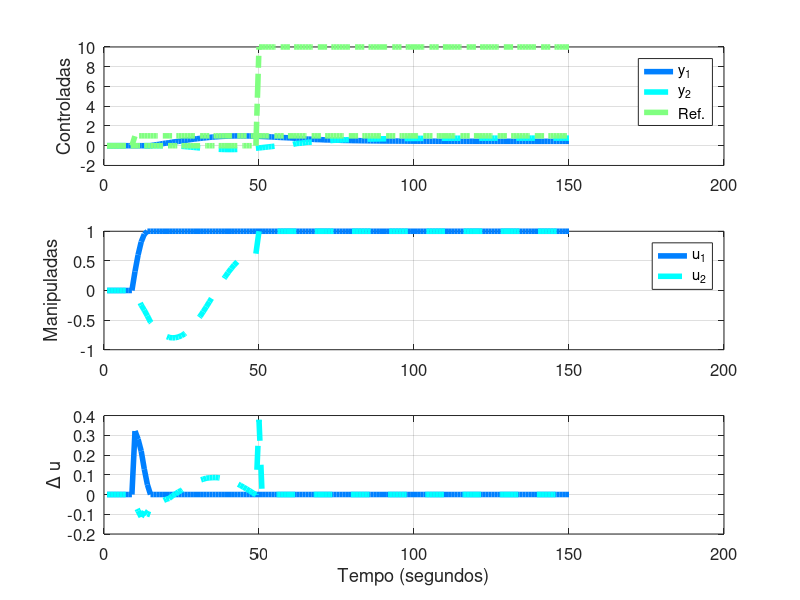

Recreate this plot in MATLAB. (Note: this script raises an error after producing the figure.)


clear all, 
close all, 
clc

%% Sistema MIMO - Conversor Trifásico GPC

% Parâmetros do hardware
Vd = 60;        % Tensão DC-link [V]
Vdc = Vd;       % Tensão DC-link
R = 22.5;       % Resistência [Ω]
L = 0.10;       % Indutância [H]
fs = 20e3;        % 20 kHz 
f_control_gpc = 1e3;        % 1 kHz

Ts_pwm = 1/fs;
Ts_control = 1/f_control_gpc;
Ts = Ts_control;    % Período de amostragem [s]


T = 0.5;            % Tempo total de simulação
t_control = 0:Ts_control:T;
t_pwm = 0:Ts_pwm:T;

%  CÁLCULO DO TEMPO TOTAL - 2 CICLOS COMPLETOS \n\n');

f = 60;              % Frequência fundamental (Hz)
% Parâmetros do sistema (do item 1)
f_pwm = fs;      % 10 kHz - Frequência PWM
f_control = f_control_gpc;   % 1 kHz - Frequência do controle GPC

Ts_pwm = 1/f_pwm;   % Período PWM = 0.1 ms
Ts_control = 1/f_control; % Período controle = 1 ms
ratio = f_pwm / f_control; % Razão = 10

fprintf('PARÂMETROS:\n');
fprintf('Frequência PWM: %.1f kHz → Ts_pwm = %.3f ms\n', f_pwm/1000, Ts_pwm*1000);
fprintf('Frequência Controle: %.1f Hz → Ts_control = %.1f ms\n', f_control, Ts_control*1000);

% Modelo
%% Modelo Contínuo do Conversor - Eixos dq
I_2 = eye(2);

% Matriz de Transformação de Clark (αβ → dq)
K = 2/3 * [1 -1/2 -1/2; 
           0 sqrt(3)/2 -sqrt(3)/2];

% Matrizes de espaço de estados
F = -R/L * I_2;  % Matriz de estados
G = (Vd/(2*L)) * K; % Matriz de entrada

fprintf('  MATRIZES DO SISTEMA CONTÍNUO  \n');
disp('Matriz F (dinâmica dos estados):');
disp(F);
disp('Matriz G (entradas):');
disp(G);

% Matrizes discretas
A = expm(F*Ts); % Matriz de estados discreta
B = -F^(-1) * (I_2 - A) * G; % Matriz de entrada discreta

fprintf('\nMatriz A discreta (exp(F*Ts)):');
disp(A);
fprintf('Matriz B discreta:');
disp(B);

s = tf('s');

% Para obter G(1,1): Id/Vd (com Iq = 0)
% Sistema : x1 = G(1,1)*y1 + G(1,2)*y2

% Matriz de transferência contínua
G_s = ss(F, G, I_2, 0); % C = I_2, D = 0
G_tf = tf(G_s);

fprintf('\n  FUNÇÕES DE TRANSFERÊNCIA MIMO  \n');
disp('Matriz de Transferência G(s):');
G_tf

% Modelo perturbação da planta
s = tf('s');
Gq_s = ss(F, [0.001*G(:,1), 0.015*G(:,2)], I_2, 0);
Gq_tf = tf(Gq_s);

% FUNÇÕES DE TRANSFERÊNCIA DAS PERTURBAÇÕES 
disp('Matriz de Transferência Gq(s):');
Gq_tf 
% 
%% Discretização
% %%% discretização do processo
Gz_aux = c2d(G_tf,Ts,'zoh');
Gzq = c2d(Gq_tf,Ts,'zoh'); % perts de entrada

%%% adicionando os atrasos discretos manualmente
z  = tf('z',Ts);

% delays = [z^-1, z^-3, z^-3; 
% z^-7, z^-3, z^-3];
% Gz =  Gz_aux.*delays
Gz=Gz_aux;
Gz = [Gz(1,1), Gz(1,2); Gz(2,1), Gz(2,2);]
delays = [z^-1, z^-3;
          z^-1, z^-3;];
Gz =  Gz.*delays;


% delays_q = [z^-1, z^-3;
%            z^-7, z^-3;];
% Gqz = Gzq.*delays_q;
Gqz =  [Gzq(1,1); Gzq(2,1)];
Gqz = Gqz.*[z^-8;
            z^-4];
sys = minreal(ss([Gz,Gqz]))


% MIMO GPC
m = 2; % número de entradas da planta - manipuladas
n = 2; % número de saidas da planta - controladas
mq = 1; % número de perturbações da planta

A = sys.A;
B = sys.B(:,1:m);
Bq = sys.B(:,m+1:end);
C = sys.C;
Cq = sys.D(:,m+1:end);


%% Sintonia do SSMPC

N1 = [2,3]; %% horizonte de predição inicial - incluir atraso - dimensão 1 x n
N2 = [40,30]; %% horizonte predição 
Ny = N2-N1+1;
Nu = [5,5]; %% horizonte de controle - dimensão 1 x m 
Nq = 0; %% horizonte de perturbação - dimensão 1 x mq

lambda = [1,1]./Nu; % ponderação do incremento de controle
delta = [1,1]./Ny;  % ponderação dos erros futuros

af = 0; % polo do filtro de referência

Umax = [1,1];
Umin = [-1,-1];
dumax = [.9,.9];
dumin = -dumax;

%% obtenção das matrizes do SSMPC

%%% montando matrizes desconsiderando as diferenças de horizontes, assim,
%%% utiliza-se o valor máximo de N2 e Nu.
temp1 = 0;

F = [];
Ii = [];
for i=1:max(N2)
    temp1 = temp1+A^i;
    
    Ftemp = [C*temp1 -C*temp1];
    F = [F;Ftemp];
    Ii = [Ii; eye(n)];
end


Fq = [C*Bq+Cq, -C*Bq];
temp1 = eye(size(A));
for i=1:max(N2)-1
    temp1 = temp1+A^i;
    
    Fqtemp = [C*temp1*Bq+Cq, -C*temp1*Bq];
    Fq = [Fq;Fqtemp];
    
end



%%% G    
G0 = [];
temp1 = eye(size(A));
for i=1:max(N2)
    
    G0 = [G0;C*temp1*B];
    
    temp1 = temp1 + A^i;
end

G = G0;
for i= 1:max(Nu)-1
    temp = [zeros(i*n,m);G0(1:end-i*n,:)];
    G = [G,temp];
end


%%% Gq
G0q = [Cq];
temp1 = eye(size(A));
for i=1:max(N2)-1
    
    G0q = [G0q;C*temp1*Bq+Cq];
    
    temp1 = temp1 + A^i;
end

Gq = [];
for i=0:Nq-1
    temp = [zeros(i*n,mq);G0q(1:end-i*n,:)];
    Gq = [Gq,temp];
end


%%% matrizes de ponderações
Qei = diag(delta);

Qe = [];
for i=1:max(N2)
    Qe = blkdiag(Qe,Qei);
end

Qui = diag(lambda);

Qu = [];
for i=1:max(Nu)
    Qu = blkdiag(Qu,Qui);
end


%%% Selecionando as parcelas das matrizes de interesse de acordo com os
%%% horizontes estabelecidos na sintonia.

indc = [];
for i=1:m
%     indc = [indc, (1:Nu(i))*m-1+(i-1)];
    indc = [indc, i:m:(Nu(i)-1)*m+i];
end

indc = sort(indc);

indcq = [];
for i=1:mq
    indcq = [indcq, i:mq:(Nq(i)-1)*mq+i];
%     indcq = [indcq, (1:Nq(i))*mq-1+(i-1)];
end

indcq = sort(indcq);


indl = [];
for i=1:n
%     indl = [indl, (N1(i):N2(i))*n-1+(i-1)];
    indl = [indl, (N1(i)-1)*n+i:n:(N2(i)-1)*n+i];
end

indl = sort(indl);


F = F(indl,:);
Ii = Ii(indl,:);
Fq = Fq(indl,:);
G = G(indl,indc);

if(max(Nq)>0)
    Gq = Gq(indl,indcq);
end

Qu = Qu(indc,indc);
Qe = Qe(indl,indl);

Kmpc = (G'*Qe*G+Qu)\(G'*Qe);
Kmpc1 = Kmpc(1:m,:);

Hqp = 2*(G'*Qe*G+Qu);
fqp1 = -2*G'*Qe;

%%% matrizes de restrições
LB = repmat(dumin',max(Nu),1);
LB = LB(indc,:);
UB = repmat(dumax',max(Nu),1);
UB = UB(indc,:);

I = eye(m);
T = [];
for i=1:max(Nu)
    T = [T;
          repmat(I,1,i),zeros(m,max(Nu)*m-i*m)];
end

T = T(indc,indc);

Rbar = [T;
        -T];


%% vetores de simulação
nin = 10; % iteração inicial (para inicialização correta)
nit = nin+150; % número de iterações da simulação

refs = zeros(n,nit); % vetor das referências
perts = zeros(mq,nit); % vetor da perturbação

refs(1,nin+10:end) = 1;
refs(2,nin+50:end)=10;

perts(1,nin+100:end) = -0.4;

%% simulação do SSMPC
estados = zeros(size(A,1),nit);
saidas = zeros(n,nit); % vetor da saída
entradas = zeros(m,nit); % vetor do sinal de controle
du = zeros(m,nit); % vetor dos incrementos de controle

rfant = zeros(n,1);

for k=nin+1:nit
    %%% simulação do processo
    estados(:,k+2) = A*estados(:,k-1)+B*entradas(:,k-1)+Bq*perts(:,k-1);
    saidas(:,k) = C*estados(:,k);
              
    %%% vetor de referências
    rf = af*rfant + (1-af)*refs(:,k);
    rfant = rf;
    R = repmat(rf,max(N2),1);
    R = R(indl,:);
    
    %%% cálculo da resposta livre;
    f = Ii*saidas(:,k)...
        +F*[estados(:,k);
           estados(:,k-1)];
       
    %%% cálculo das matrizes de restrição
    rbarmax = repmat([Umax'-entradas(:,k-1)],max(Nu),1);
    rbarmin = repmat([-Umin'+entradas(:,k-1)],max(Nu),1);
    rbar = [rbarmax(indc,:);
             rbarmin(indc,:)];
    
    fqp = fqp1*(R-f);     
    %%% cálculo do incremento de controle ótimo
%     duOti= Kmpc1*(R-f);
    duOti = quadprog(Hqp,fqp,Rbar,rbar,[],[],LB,UB);
    du(1:m,k) = duOti(1:m);
    
    %%% cálculo do sinal de controle ótimo
    entradas(:,k) = du(:,k)+entradas(:,k-1);
    
    
              
end


%% Geração das figuras
cores = jet(5);
cores = cores(1:end-1,:);
tamlinha = 4;
tamletra = 12;

hf = figure
h=subplot(3,1,1)
plot(saidas(1,nin+1:nit)','LineWidth',tamlinha,'Color',cores(1,:))
hold on
plot(saidas(2,nin+1:nit)','--','LineWidth',tamlinha,'Color',cores(2,:))
plot(refs(:,nin+1:nit)','-.','LineWidth',tamlinha,'Color',cores(3,:))
% ylim([0 2])
ylabel('Controladas','FontSize', tamletra)
hl0 = legend('y_1','y_2','Ref.','Location','NorthEast')


set(h, 'FontSize', tamletra);
grid on

h = subplot(3,1,2)
plot(entradas(1,nin+1:nit)','LineWidth',tamlinha,'Color',cores(1,:))
hold on
plot(entradas(2,nin+1:nit)','--','LineWidth',tamlinha,'Color',cores(2,:))

ylabel('Manipuladas','FontSize', tamletra)
hl1 = legend('u_1','u_2','Location','NorthEast')

grid on
set(h, 'FontSize', tamletra);
% ylim([-5 5])

h = subplot(3,1,3)
plot(du(1,nin+1:nit)','LineWidth',tamlinha,'Color',cores(1,:))
hold on
plot(du(2,nin+1:nit)','--','LineWidth',tamlinha,'Color',cores(2,:))


ylabel('\Delta u','FontSize', tamletra)
xlabel('Tempo (segundos)','FontSize', tamletra)
grid on
% ylim([-5 5])
set(h, 'FontSize', tamletra);

% h=subplot(3,1,3)
% plot(t,erro(1:nit-N2-1),'LineWidth',tamlinha,'Color',cores(1,:))
% title('Erro', 'FontSize', tamletra);
% xlabel('tempo', 'FontSize', tamletra);
% set(h, 'FontSize', tamletra);


hl0.Position = [0.8220 0.6325 0.1357 0.1619];
hl1.Position = [0.8274 0.4933 0.1161 0.1202];
% print('exemploColunaMentanol2','-depsc')





